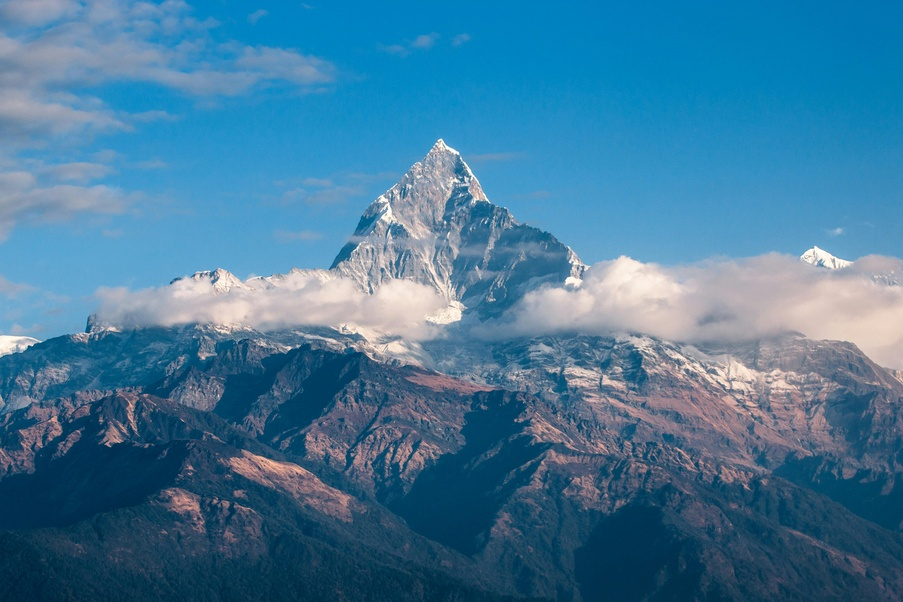
#> input picture 01-Intro/images/mountain.jpg, 903 x 602 px, shrunk from 4872 x 3248 before the run
$ jupyter execute --allow-errors opencv_intro.ipynb
#> lines starting #> are read from the running program, lines starting #| are printed output that depends on the picture
# OpenCV Introduction

In this notebook, we will cover how to use OpenCV to load and manipulate images.

### Part 0: Setting up OpenCV

Run the following from the project's <b>root directory</b>. This should be `Discover-Comp-Photo/`.

1. Setting up a Python environment for this class!

```bash
python3 -m venv photo
source photo/bin/activate
```

2. Installing packages that we'll need!

```bash
pip3 install --upgrade pip
pip3 install opencv-python
pip3 install numpy
pip3 install matplotlib
pip3 install jupyter

pip3 freeze > requirements.txt
```

### Part 1: Loading JPEG Images

[cell 1]
# Set the image file name
mountain = 'images/mountain.jpg'
# Load the image using OpenCV
# cv2.imread loads the image from the file

import cv2
# from cv2 import imread
mountain_image = cv2.imread(mountain)
#> mountain_image is the input picture: shape (602, 903, 3); mean B, G, R 153.9, 121.2, 67.4

# now write the image to a file with a new name
cv2.imwrite('images/mountain_copy.jpg', mountain_image)
#> Out = True

# load your image

[cell 2]
import cv2
import matplotlib.pyplot as plt

img = cv2.imread(
    "/Users/user/Documents/Discover-Comp-Photo10/01-Intro/images/mountain_with_border.jpg"
)
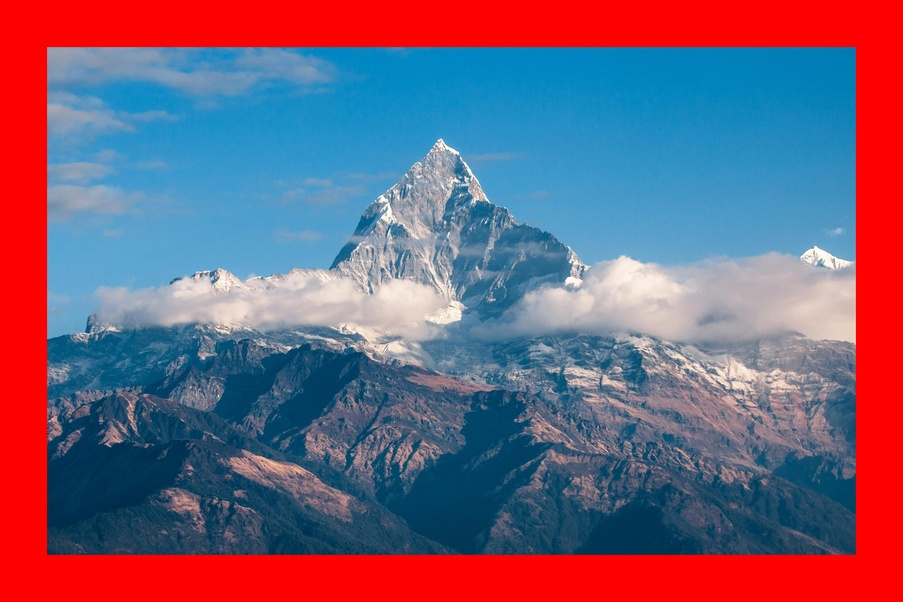
#> input picture 01-Intro/images/mountain_with_border.jpg, 903 x 602 px, shrunk from 4872 x 3248 before the run, found by its file name
#> img is the input picture: shape (602, 903, 3); mean B, G, R 119.3, 95.4, 119.3

# OpenCV → BGR, matplotlib → RGB
img_rgb = cv2.cvtColor(img, cv2.COLOR_BGR2RGB)

plt.imshow(img_rgb)
plt.axis("off")
plt.show()

# Շրջանակի պարամետրեր
thickness = 506
color = (0, 0, 255)  # Կարմիր (BGR)

# Նկարի չափերը
height, width = img.shape[:2]
#> height = 602; width = 903

# Շրջանակ ավելացնել
cv2.rectangle(img, (0, 0), (width-1, height-1), color, thickness)
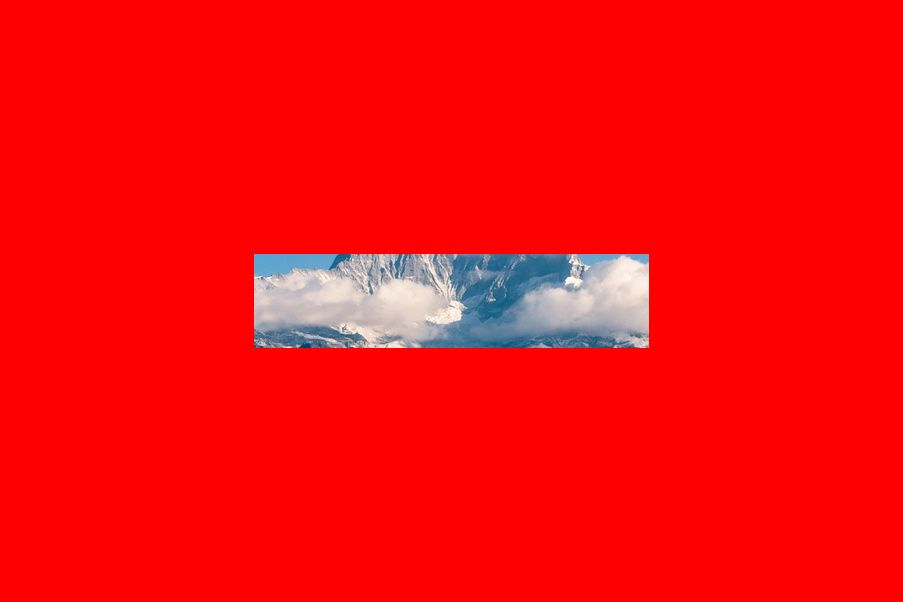
#> img: shape (602, 903, 3); mean B, G, R 12.1, 11.3, 248

# Պահպանել արդյունքը նոր ֆայլում
output_path = "/Users/user/Documents/Discover-Comp-Photo10/01-Intro/images/mountain_with_border.jpg"
cv2.imwrite(output_path, img)
#> Out = True

[cell 3]
import cv2
import matplotlib.pyplot as plt

img = cv2.imread(
    "/Users/user/Documents/Discover-Comp-Photo10/01-Intro/images/mountain.jpg"
)

# OpenCV → BGR, matplotlib → RGB
img_rgb = cv2.cvtColor(img, cv2.COLOR_BGR2RGB)

plt.imshow(img_rgb)
plt.axis("off")
plt.show()

[cell 4]
# Your turn: pick a different image from the images folder and load it, then write it to a new name!

# Your code here:

Black White photo

[cell 5]
import cv2
import matplotlib.pyplot as plt

img = cv2.imread(
    "/Users/user/Documents/Discover-Comp-Photo10/01-Intro/images/mit_gray.jpg"
)

# OpenCV → BGR, matplotlib → RGB
#> (the rest of this cell did not finish here and is left out)

Maseri bajanaac nkarner

[cell 6]
import cv2
import numpy as np

# Կարդում ենք նկարը
img = cv2.imread("/Users/user/Documents/Discover-Comp-Photo10/01-Intro/images/kittens.jpg")
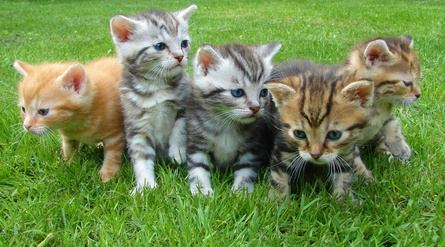
#> input picture 01-Intro/images/kittens.jpg, 445 x 247 px, shrunk from 2400 x 1334 before the run, found by its file name
#> img is the input picture: shape (247, 445, 3); mean B, G, R 80.3, 139.6, 114.5

# Ստուգում
if img is None:
    raise FileNotFoundError("Նկարը չի գտնվել")

h, w = img.shape[:2]
#> h = 247; w = 445

# Կտրում ենք նկարը 4 մասի
top_left     = img[0:h//2, 0:w//2]
top_right    = img[0:h//2, w//2:w]
bottom_left  = img[h//2:h, 0:w//2]
bottom_right = img[h//2:h, w//2:w]

# Տարբեր blur-եր
top_left     = cv2.GaussianBlur(top_left, (25, 25), 0)
top_right    = cv2.GaussianBlur(top_right, (55, 55), 0)
bottom_left  = cv2.GaussianBlur(bottom_left, (5, 5), 0)
bottom_right = cv2.GaussianBlur(bottom_right, (75, 75), 0)

# Վերադարձնում ենք միասին
top    = np.hstack((top_left, top_right))
bottom = np.hstack((bottom_left, bottom_right))
result = np.vstack((top, bottom))
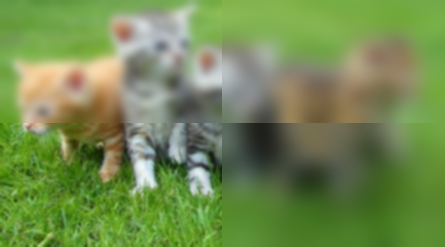
#> result: shape (247, 445, 3); mean B, G, R 80.3, 139.6, 114.5

# Ցույց ենք տալիս
cv2.imshow("Result", result)
cv2.waitKey(0)
cv2.destroyAllWindows()

### Part 2: Images as Arrays

[cell 7]
# Load the image and treat it as a NumPy array!

import numpy as np

# Check image shape (height, width, channels)
print("Image shape:", mountain_image.shape)
#| Image shape: (602, 903, 3)

# Let's access the pixel at row 100, column 200 (BGR format)
pixel = mountain_image[100, 200]
#> pixel = [193, 144, 64]
print("Pixel at (100, 200):", pixel)
#| Pixel at (100, 200): [193 144  64]

# Let's set the top-left 100x100 pixels to pure red (BGR: [0,0,255])
mountain_image[0:100, 0:100] = [0, 0, 255]

# Display the manipulated image (converted to RGB for plt)
plt.imshow(cv2.cvtColor(mountain_image, cv2.COLOR_BGR2RGB))
plt.axis('off')
plt.show()

### Challenge 1: Add a border to your image!

Go here: https://wamingo.net/rgbbgr/

Pick a color and add a border to the image you chose. Remember that we are working with BGR images!

<i>Optional: You can convert your image to an RGB image first and then use RGB values!</i>

[cell 8]
# Challenge 1: Add a border to your image!
# RGB color: 57, 57, 198 --> BGR color: 198, 57, 57
color = np.array([198, 57, 57])

border_image = cv2.imread('images/kittens.jpg')

border_image[-100:,:] = color
border_image[:, :100] = color
border_image[:, -100:] = color
border_image[:100, :] = color


plt.imshow(cv2.cvtColor(border_image, cv2.COLOR_BGR2RGB))
plt.axis('off')
plt.show()

### Part 3: Image Color Adjustments

Here, we'll learn to adjust image brightness, contrast, and convert to greyscale!

[cell 9]
# Let's work with the mountain image!
import cv2
import numpy as np
import matplotlib.pyplot as plt

# To prevent wrapping around, convert to a higher data type before adding
mountain_image = cv2.imread('images/mountain.jpg')
mountain_image = mountain_image.astype(np.int16)

# Let's increase the brightness by 50
mountain_image_brighter = mountain_image + 100
mountain_image_brighter = np.clip(mountain_image_brighter, 0, 255).astype(np.uint8) # need to clip the value

# Display original and brighter images side by side

fig, axs = plt.subplots(1, 2, figsize=(10, 5))
axs[0].imshow(cv2.cvtColor(mountain_image.astype(np.uint8), cv2.COLOR_BGR2RGB))
axs[0].axis('off')
axs[1].imshow(cv2.cvtColor(mountain_image_brighter, cv2.COLOR_BGR2RGB))
axs[1].axis('off')
plt.show()

[cell 10]
# Let's increase the contrast of the image by 1.5
mountain_image_contrast = mountain_image.copy().astype(np.float32)
mountain_image_contrast = (mountain_image_contrast - 128) * 2.0 + 128
mountain_image_contrast = np.clip(mountain_image_contrast, 0, 255).astype(np.uint8) # need to clip the value

# Display original and contrast images side by side

fig, axs = plt.subplots(1, 2, figsize=(10, 5))
axs[0].imshow(cv2.cvtColor(mountain_image.astype(np.uint8), cv2.COLOR_BGR2RGB))
axs[0].axis('off')
axs[1].imshow(cv2.cvtColor(mountain_image_contrast, cv2.COLOR_BGR2RGB))
axs[1].axis('off')
plt.show()

[cell 11]
# Let's convert the image to greyscale using the formula: 0.299*R + 0.587*G + 0.114*B
mountain_image = cv2.imread('images/mountain.jpg')

greyscale_image = np.dot(mountain_image[..., :], [0.114, 0.587, 0.299])
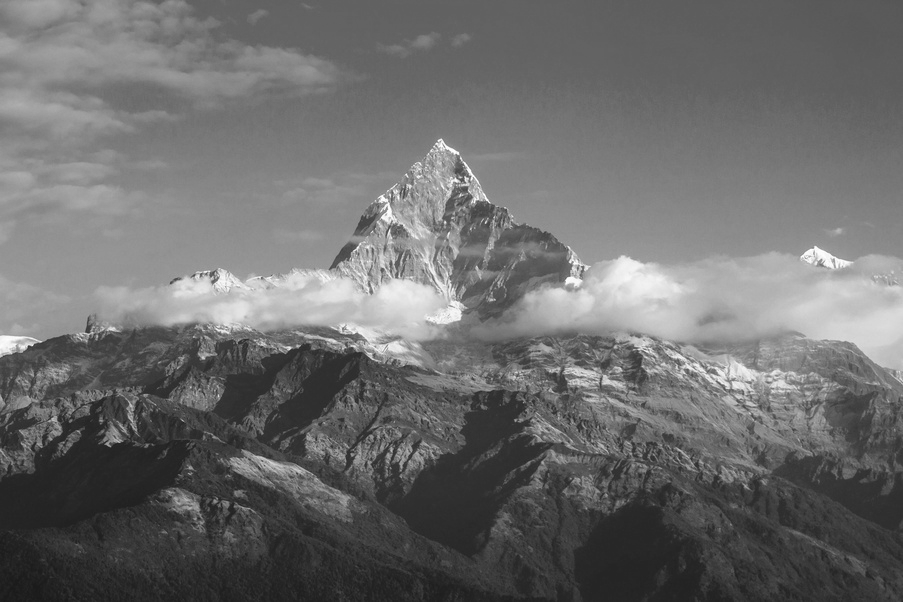
#> greyscale_image: shape (602, 903) float64; min 25.87, max 255, mean 108.8

# Display the greyscale image
plt.imshow(greyscale_image, cmap='gray')
plt.axis('off')
plt.show()

[cell 12]
# More custom edits!

# Ex) Make the image more red!
mountain_image = cv2.imread('images/mountain.jpg')
mountain_image_redder = mountain_image.copy().astype(float)

red = np.array([11, 22, 33])
# want to make the image redder by averaging with the red channel

tint_weight = 0.3
mountain_image_redder = (1 - tint_weight) * mountain_image_redder + tint_weight * red
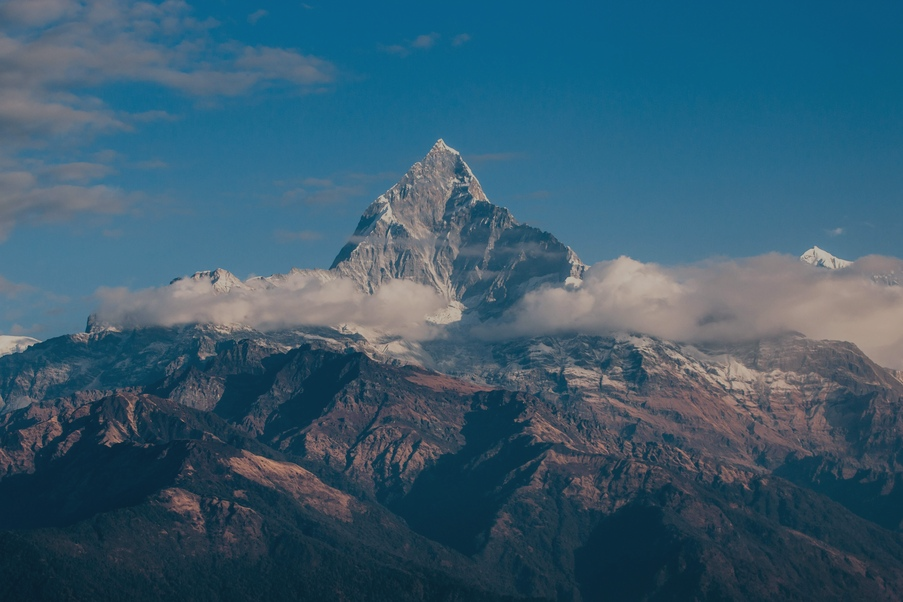
#> mountain_image_redder: shape (602, 903, 3) float64; mean B, G, R 111, 91.4, 57.1

# [7 lines of commented-out code are left out]

mountain_image_redder = np.clip(mountain_image_redder, 0, 255).astype(np.uint8)

plt.imshow(cv2.cvtColor(mountain_image_redder, cv2.COLOR_BGR2RGB))
plt.axis('off')
plt.show()

### Challenge 2: Implement a duotone image!

<b>What is duotone?</b>

A duotone uses 2 colors, and lets one color represent the darker colors and one color represent the lighter colors. Here's an example for the mountain image!

<b>Implementation hints</b>
1. Pick your two colors from https://wamingo.net/rgbbgr/ (we recommend you choose 1 darker shade for your shadows and one lighter shade for your highlights)
2. Use the greyscale of the image to measure intensity
3. Use the intensity to choose the right color (we have provided some hints below!)

[cell 13]
# Challenge 2: Implement a duotone image code on an image of your choice!

# Help for part 3 (described above)
# Intensity is the greyscale value of the image. You want darker colors (closer to 0) to be your
# dark color and lighter colors (closer to 255) to be your light color.
def duotone_helper(greyscale_image, dark_color, light_color):
    """
    This helper function takes in a greyscale image and two colors. Returns the color
    given by the greyscale value for duotone image.
    Parameters:
        greyscale_image: np.ndarray
            The greyscale image of the pixel.
        dark_color: tuple
            The color of the dark shade.
        light_color: tuple
            The color of the light shade.
    """
    # normalize the greyscale image to [0, 1]
    greyscale_norm = greyscale_image.astype(np.float32) / 255.0
    greyscale_norm = greyscale_norm[..., np.newaxis]

    # you can think of greyscale_norm as a percentage of the image that should be the light color
    # YOUR TURN: Implement the duotone formula!
    duotone_image = None # edit this line!
    return duotone_image

# Your code here:

### Part 4: Image Shape Adjustments

Here, we'll learn how to crop images!

[cell 14]
# Let's crop the image!
mountain_image = mountain_image.astype(np.uint8)
# 1. Crop just the left half of the image
left_half = mountain_image[:, :mountain_image.shape[1] // 2]
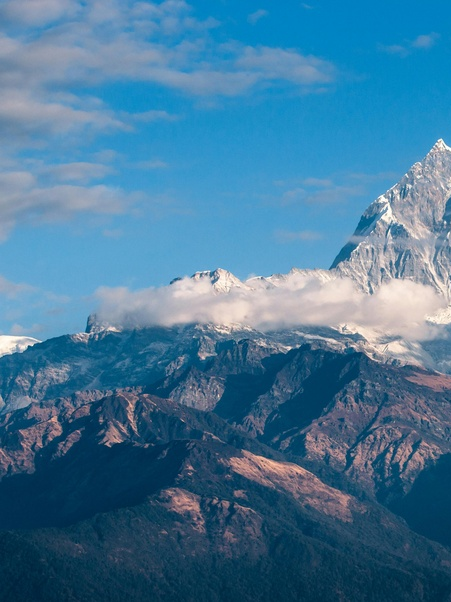
#> left_half: shape (602, 451, 3); mean B, G, R 152.5, 120.1, 68.9

# 2. Crop just the right half of the image
right_half = mountain_image[:, mountain_image.shape[1] // 2:]
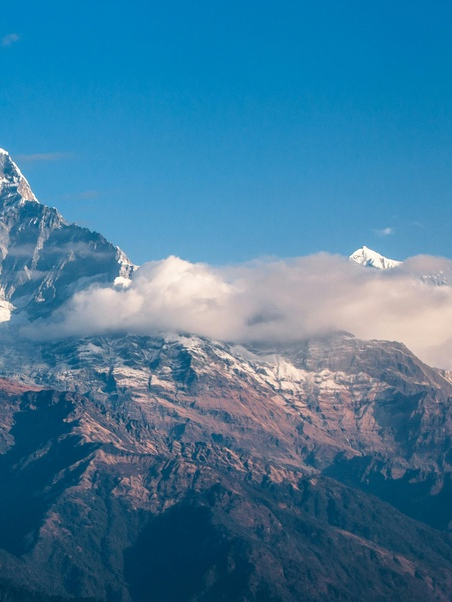
#> right_half: shape (602, 452, 3); mean B, G, R 155.2, 122.3, 65.9

# 3. Crop the top 3/4 of the image
top_three_quarters = mountain_image[:(3 * mountain_image.shape[0]) // 4, :]
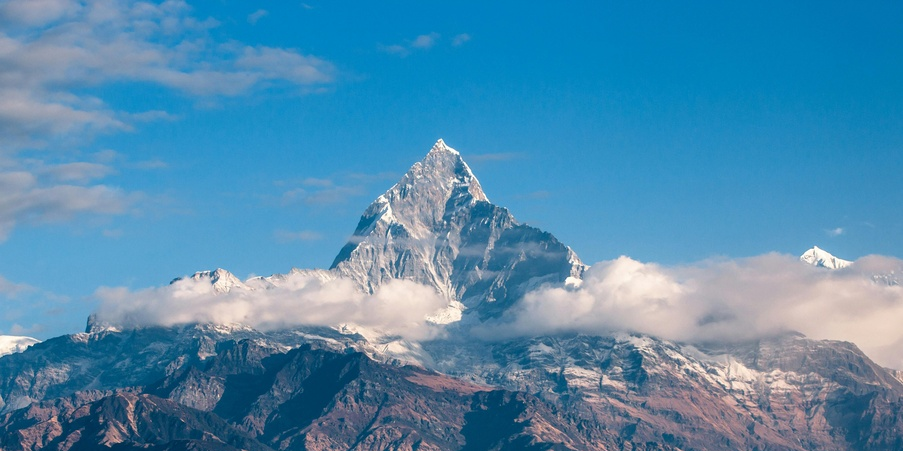
#> top_three_quarters: shape (451, 903, 3); mean B, G, R 174.5, 139.4, 80.6

# Show the crops using matplotlib
fig, axes = plt.subplots(1, 3, figsize=(15, 5))
axes[0].imshow(cv2.cvtColor(left_half, cv2.COLOR_BGR2RGB))
axes[0].set_title('Left Half')
axes[0].axis('off')

axes[1].imshow(cv2.cvtColor(right_half, cv2.COLOR_BGR2RGB))
axes[1].set_title('Right Half')
axes[1].axis('off')

axes[2].imshow(cv2.cvtColor(top_three_quarters, cv2.COLOR_BGR2RGB))
axes[2].set_title('Top 3/4')
axes[2].axis('off')

plt.show()
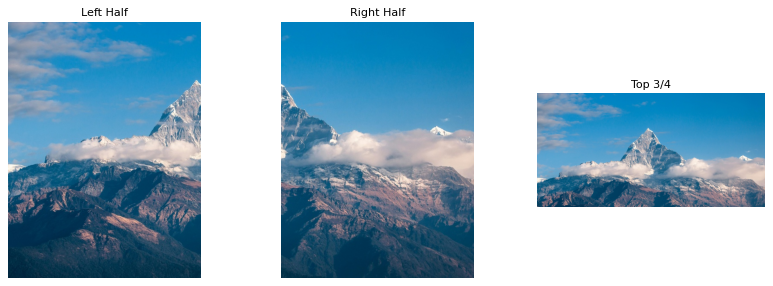
#> figure drawn by matplotlib, 3 panels
